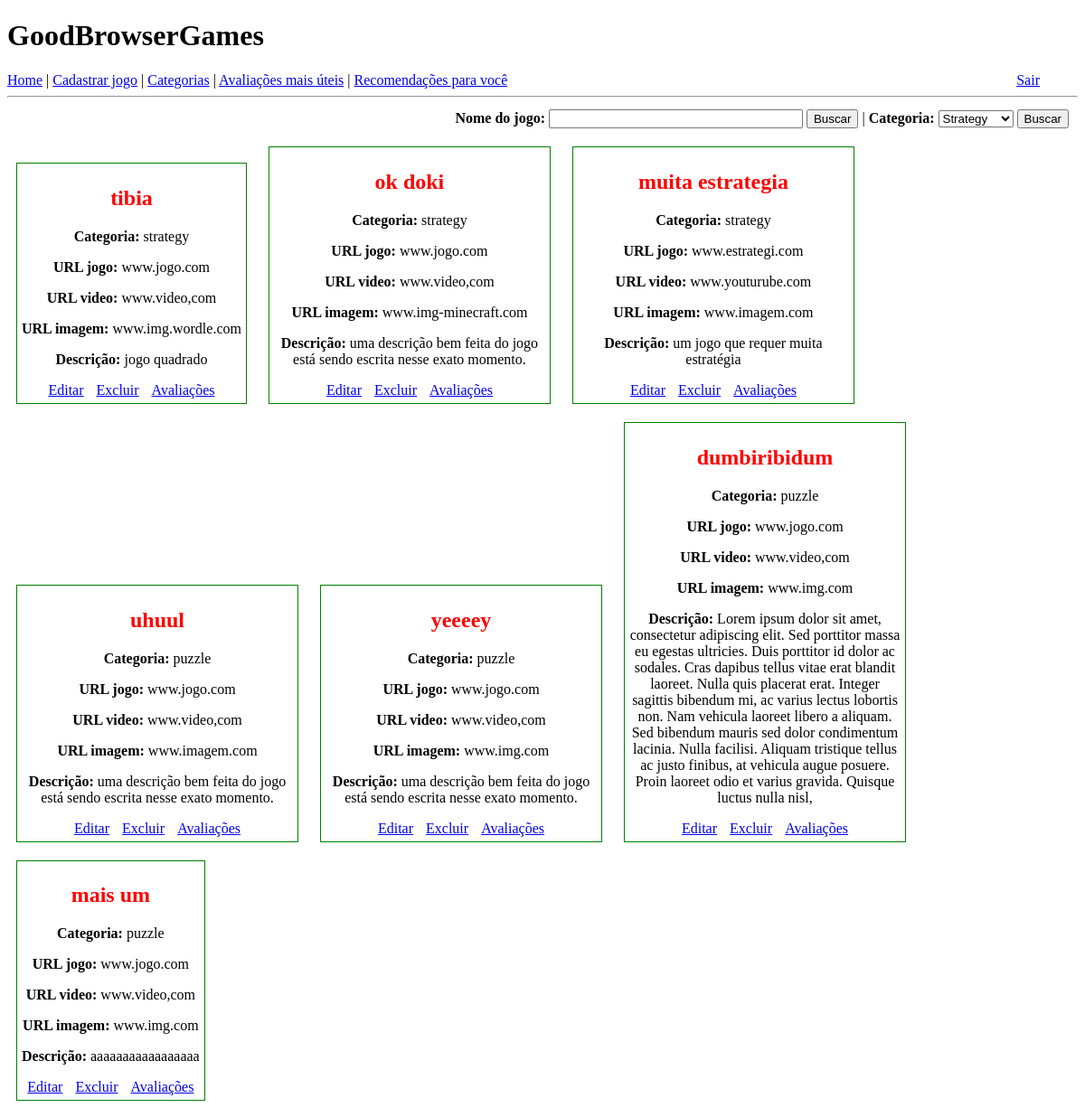
The app's page /index (signed in) with its own data.
### app/models.py (models this page shows)
class Jogo(db.Model):
    id = db.Column(db.Integer, primary_key=True)
    nome = db.Column(db.String(128), index=True, )
    categoria = db.Column(db.String(64), index=True)
    url_jogo = db.Column(db.String, index=True)
    url_video = db.Column(db.String, index=True)
    url_imagem = db.Column(db.String, index=True)
    descricao = db.Column(db.String, index=True)

### app/routes.py (the view, shortened to what this page needs)
@app.route("/", methods=["GET", "POST"])
@app.route("/index", methods=["GET", "POST"])
@login_required
def index():
    jogos = Jogo.query.all()
    form_nome = FiltrarPorNomeForm()
    form_cat = FiltrarPorCategoriaForm()
    return render_template("index.html", form_nome=form_nome, form_cat=form_cat, jogos=jogos)

### app/forms.py
class FiltrarPorNomeForm(FlaskForm):
    nome = StringField("Nome do jogo")
    submit = SubmitField("Buscar")

class FiltrarPorCategoriaForm(FlaskForm):
    opcoes_de_categorias = [
        ("strategy", "Strategy"),
        ("shooter", "Shooter"),
        ("puzzle", "Puzzle"),
        ("arcade", "Arcade"),
        ("rpg", "RPG"),
        ("sports", "Sports"),
        ("action", "Action"),
        ("adventure", "Adventure"),
    ]
    categorias = list(Categoria.query.all())
    if categorias:
        for cat in categorias:
            opcoes_de_categorias.append((cat.nome, cat.nome.capitalize()))
    categoria = SelectField("Categoria", choices=opcoes_de_categorias)
    submit = SubmitField("Buscar")

### app/models.py (called while the page is built)
@login.user_loader
def load_user(id):
    return User.query.get(int(id))

### app/templates/index.html (shortened to what this page needs)
{% extends "base.html" %}
{% block content %}
    <div id="container">
        <div id="form">
            <form action="" method="post" novalidate>
                <span>
                    <b>{{ form_nome.nome.label }}:</b>
                    {{ form_nome.nome(size=32) }}
                </span>
                <span>  {{ form_cat.submit() }}</span>
                 |
                <span>
                    <b>{{ form_cat.categoria.label }}:</b>
                    {{ form_cat.categoria }}
                </span>
                <span>  {{ form_cat.submit() }}</span>
            </form>
        </div>
        {% for jogo in jogos %}
        <div class="jogo">
            <h2>{{ jogo.nome }}</h2>
            <p><b>Categoria:</b> {{ jogo.categoria }}</p>
            <p><b>URL jogo:</b> {{ jogo.url_jogo }}</p>
            <p><b>URL video:</b> {{ jogo.url_video }}</p>
            <p><b>URL imagem:</b> {{ jogo.url_imagem }}</p>
            <p><b>Descrição:</b> {{ jogo.descricao }}</p>
            <p class="botoes"><a href="/editar-jogo/{{jogo.id}}">Editar</a></p>
            <p class="botoes"><a href="/delete-jogo/{{jogo.id}}">Excluir</a></p>
            <p class="botoes"><a href="/listar-avaliacoes/{{jogo.id}}">Avaliações</a></p>
        </div>
        {% endfor %}
    </div>
{% endblock %}

### app/templates/index.html (style rules this page uses)
.jogo { border: 1px solid green; display: inline-block; max-width: 300px; margin: 10px; padding: 5px; text-align: center; }
.jogo h2 { color: red; }
.botoes { display: inline; width: 48%; margin: 5px; }
#form { text-align: right; margin: 5px; padding: 5px; }

### records on screen
Jogo: nome "tibia", categoria "strategy", url_jogo "www.jogo.com", url_video "www.video,com", url_imagem "www.img.wordle.com", descricao "jogo quadrado"
Jogo: nome "ok doki", categoria "strategy", url_jogo "www.jogo.com", url_video "www.video,com", url_imagem "www.img-minecraft.com", descricao "uma descrição bem feita do jogo está sendo escrita nesse exato momento."
Jogo: nome "muita estrategia", categoria "strategy", url_jogo "www.estrategi.com", url_video "www.youturube.com", url_imagem "www.imagem.com", descricao "um jogo que requer muita estratégia"
Jogo: nome "uhuul", categoria "puzzle", url_jogo "www.jogo.com", url_video "www.video,com", url_imagem "www.imagem.com", descricao "uma descrição bem feita do jogo está sendo escrita nesse exato momento."
Jogo: nome "yeeeey", categoria "puzzle", url_jogo "www.jogo.com", url_video "www.video,com", url_imagem "www.img.com", descricao "uma descrição bem feita do jogo está sendo escrita nesse exato momento."
Jogo: nome "dumbiribidum", categoria "puzzle", url_jogo "www.jogo.com", url_video "www.video,com", url_imagem "www.img.com", descricao "Lorem ipsum dolor sit amet, consectetur adipiscing elit. Sed porttitor massa eu egestas ultricies. Duis porttitor id dolor ac sodales. Cras dapibus tellus vitae erat blandit laoreet. Nulla quis placerat erat. Integer sagittis bibendum mi, ac varius lectus lobortis non. Nam vehicula laoreet libero a aliquam. Sed bibendum mauris sed dolor condimentum lacinia. Nulla facilisi. Aliquam tristique tellus ac justo finibus, at vehicula augue posuere. Proin laoreet odio et varius gravida. Quisque luctus nulla nisl,"
Jogo: nome "mais um", categoria "puzzle", url_jogo "www.jogo.com", url_video "www.video,com", url_imagem "www.img.com", descricao "aaaaaaaaaaaaaaaaa"
